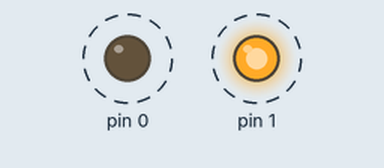
Bench run of a sketch on a simulated Arduino Uno, built with avr-gcc and run on an emulated ATmega328P. On the bench: output pins drawn as LEDs (lit = HIGH). Dashed ring = blinking.

Above: at 0.5 s.
Timing chart, 0 to 4.6 s (numbered marks = the images above):
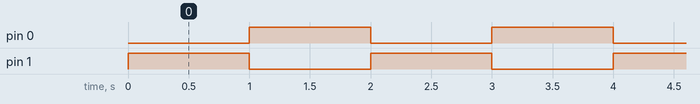

Measured:
- by itself, pin 0, pin 1: alternates HIGH for 1.0 s and LOW for 1.0 s

The sketch:

moreLEDTests.ino
```cpp
bool flag = false;

void setup() {
  pinMode(0, OUTPUT);
  pinMode(1, OUTPUT);
}

void loop() {
  if (flag) {
    digitalWrite(0,HIGH);
    digitalWrite(1, LOW);
    flag = false;
  }
  else {
    digitalWrite(0, LOW);
    digitalWrite(1, HIGH);
    flag = true;
  }
  delay(1000);
}
```
